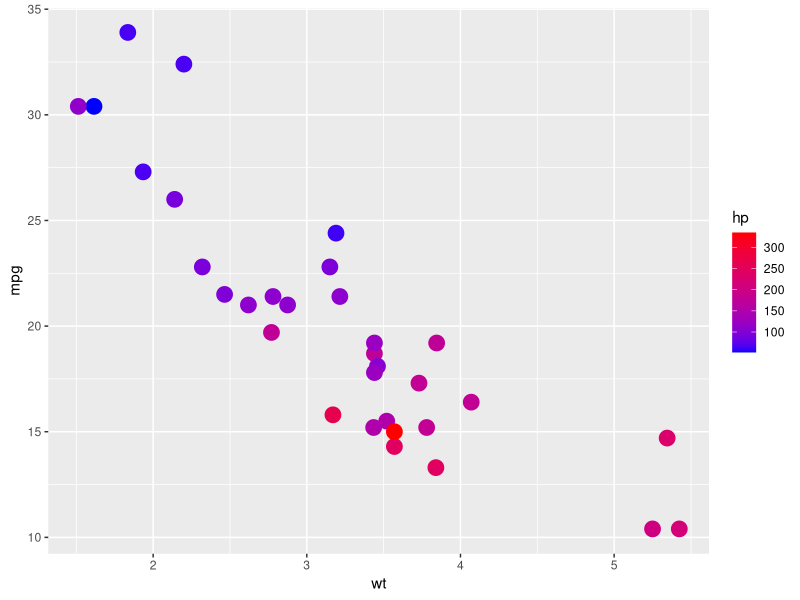

Reproduce this figure in R.
#Data visualization with R-----Scatterplots.......

library(ggplot2)
df <- mtcars

#print(head(mtcars))

#Data and Aesthetics layer........


pl <- ggplot(df, aes(x=wt,y=mpg))

#print(pl + geom_point()) #by keeping blanck, it will return default size..

#size means to increase the size of data points............
#print(pl + geom_point(size=5))

#print(pl + geom_point(alpha=0.5,size=5))
#alpha used for transparency.........

#print(pl + geom_point(aes(size=hp)))

#print(pl + geom_point(aes(size=cyl)))
#but as the number of cylinders is even, so here to add factor cammand...

#print(pl + geom_point(aes(size=factor(cyl))))

#print(pl + geom_point(aes(shape=factor(cyl)),size=5))
#shape is used to have diffferent shapes for different variables..

#print(pl + geom_point(aes(shape=factor(cyl),color=factor(cyl)),size=5))
#to put different color in graph

#print(pl + geom_point(aes(shape=factor(cyl)),size=5,color='blue'))
#to have one color only, command outside aes().....

#pl2 <- pl + geom_point(size=5, color='purple')
#print(pl2)
#here hex color codes can be used..google for different colors...

#pl2 <- pl + geom_point(size=5, color='#56ea29')
#print(pl2)


pl2 <- pl + geom_point(aes(size=5, color=hp),size=5)
#print(pl2)
#to have higher tolower with different colors........

pl3 <- pl2 + scale_color_gradient(low='blue', high ='red')
print(pl3)
#here used command 'scale_color_gradient'











